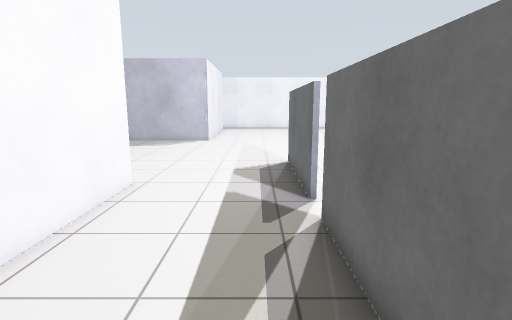
[1] (above)

18 first-person views from a walk through a world built for the Gazebo simulator. The camera is 1.2 m above the floor, tilts 10° down and sees 80° across. The floor is counted in squares, 0.5 m on a side. Each view is taken from the middle of a square. On the plan, view 1 faces up. The plan holds only what a view shows up to about 18 squares ahead; the rest is blank.

[2]
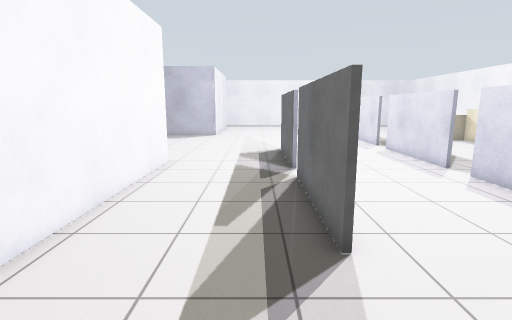

[3]
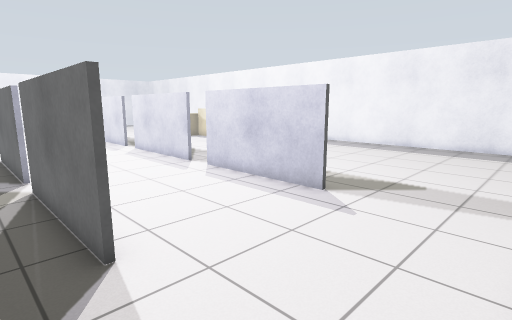

[4]
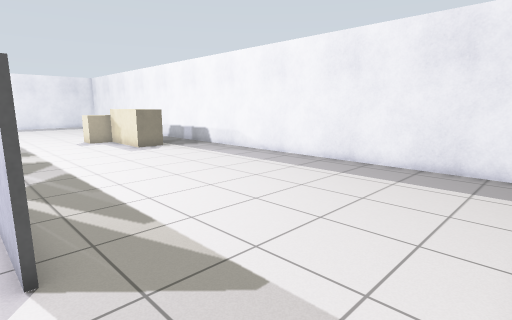

[5]
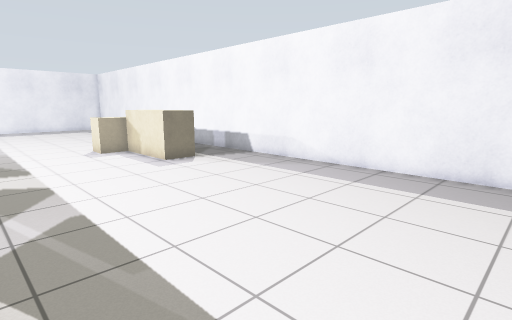

[6]
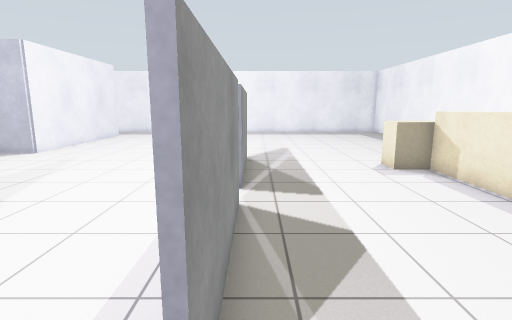

[7]
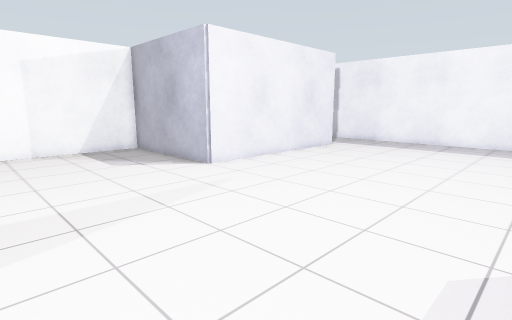

[8]
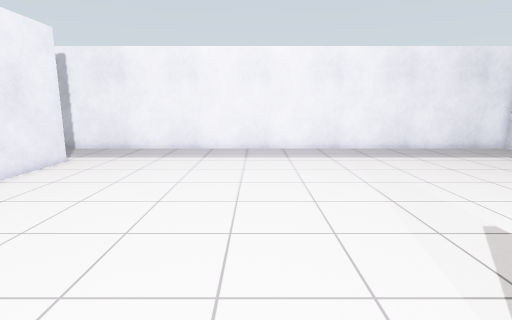

[9]
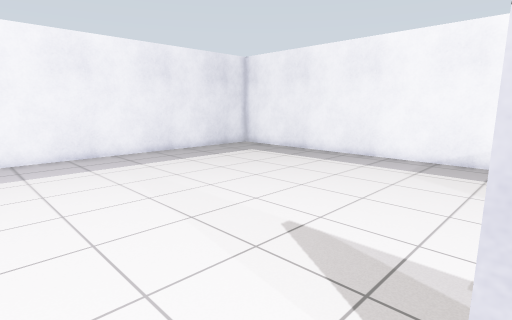

[10]
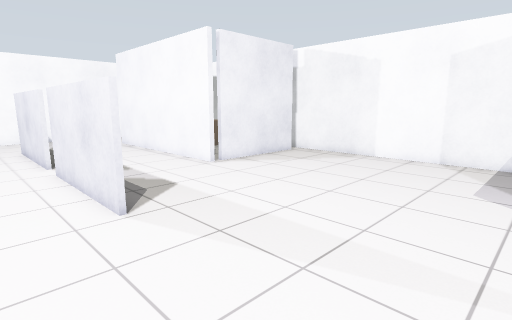

[11]
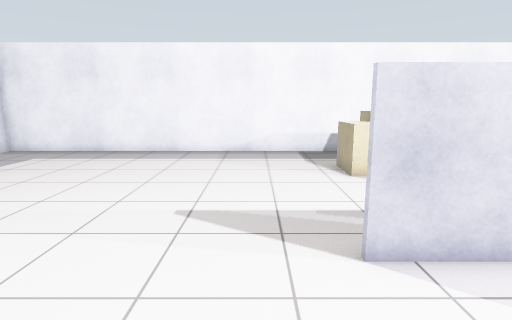

[12]
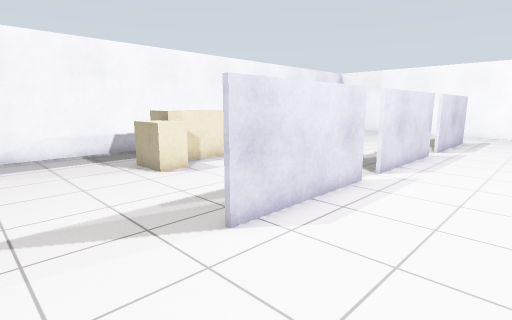

[13]
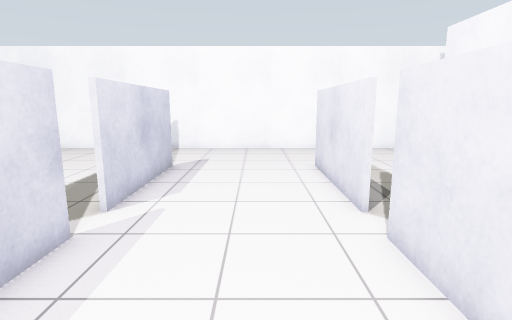

[14]
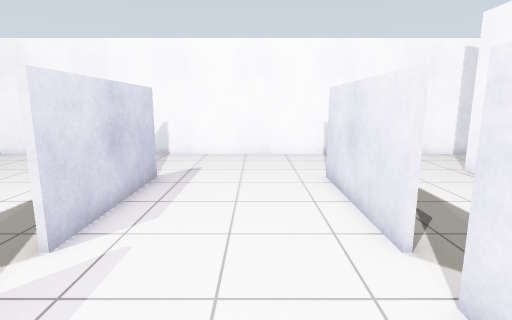

[15]
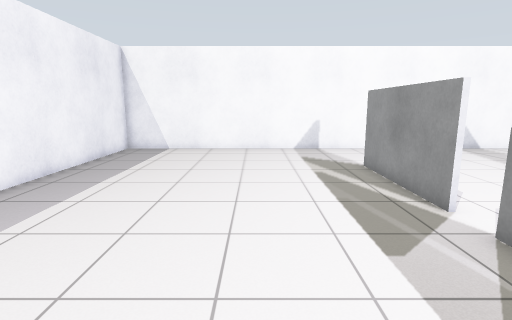

[16]
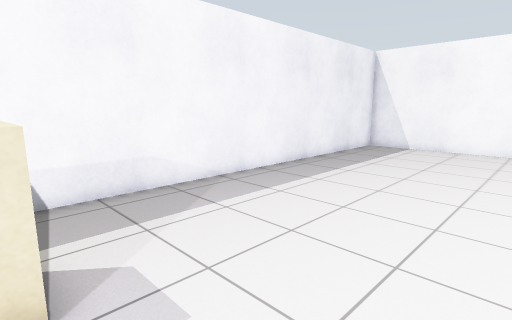

[17]
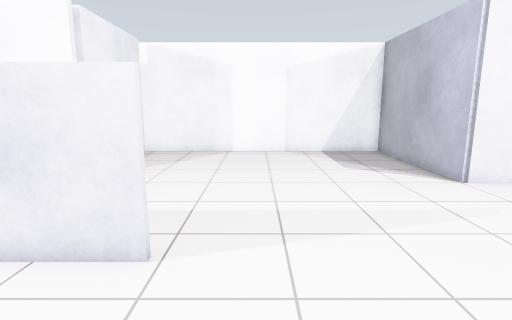

[18]
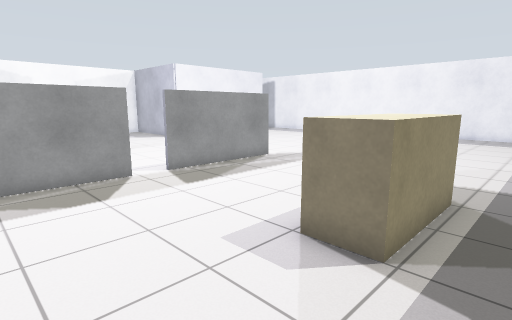

### Floor plan
Points are (right, up) in squares from view 1. A wall is a line through its corners. A room is listed if a view was taken in it or the views show most of it. See-through windows are left out.
Room 1 (views 1, 2, 3)
walls: (1.4, 0.6) (1.4, 6.4); (1.4, 7.6) (1.4, 9.5); (-3.6, -4.4) (1.4, -4.4); (-3.9, 9.4) (-3.9, -0.4)
ways out: opening at (-1.5, 8.5) to room 2; opening at (1, -2) to room 2; opening at (1, 7) to room 2; opening at (-4, -2.5)
Room 2 (views 4, 5, 6, 7, 8, 9, 10, 11, 12, 13, 14, 15, 16, 17, 18)
walls: (7.4, 14.6) (7.4, 20.4); (7.6, 20.4) (7.6, 14.6); (7.6, 13.4) (7.6, 7.6); (1.6, 13.4) (1.6, 7.6); (7.4, 7.6) (7.4, 13.4); (1.4, 9.5) (1.4, 13.4); (7.6, 6.4) (7.6, 0.6); (1.6, 6.4) (1.6, 0.6); (7.4, 0.6) (7.4, 6.4); (-3.4, 31.4) (-3.4, 21.6) (-10.4, 21.6) (-10.4, 9.6); (-9.6, 9.3) (-4.5, 9.3); (1.4, -4.4) (19.4, -4.4) (19.4, 35.3) (-3.5, 35.3)
ways out: opening at (-1.5, 8.5) to room 1; opening at (1, -2) to room 1; opening at (1, 7) to room 1; opening at (-10, 9); opening at (-4, 33.5)
objects: brown box (14, 18) to (15, 18); brown box (15, 14) to (16, 17)

Where each view was taken, in squares from view 1:
view 1: 0 up, 0 right, facing up
view 2: 4 down, 0 right, facing up
view 3: 4 down, 0 right, facing up-right
view 4: 4 down, 7 right, facing up-right
view 5: 1 up, 8 right, facing up-right
view 6: 6 up, 8 right, facing up
view 7: 14 up, 7 right, facing up-left
view 8: 18 up, 5 right, facing up
view 9: 20 up, 5 right, facing up-right
view 10: 20 up, 4 right, facing down-left
view 11: 22 up, 3 right, facing right
view 12: 24 up, 3 right, facing down-right
view 13: 13 up, 4 right, facing down
view 14: 11 up, 4 right, facing down
view 15: 13 up, 12 right, facing down
view 16: 14 up, 11 right, facing down-right
view 17: 15 up, 6 right, facing left
view 18: 9 up, 18 right, facing up-left
